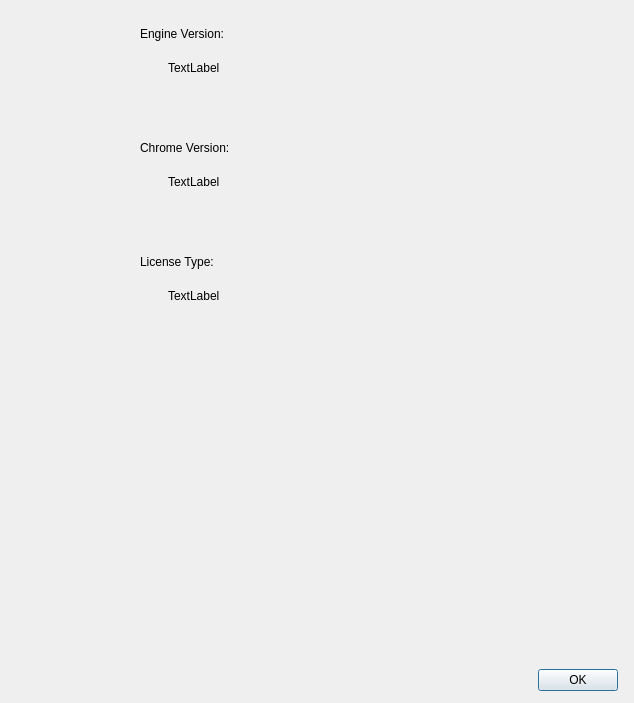
<?xml version="1.0" encoding="UTF-8"?>
<ui version="4.0">
 <class>AboutBrowserStudio</class>
 <widget class="QDialog" name="AboutBrowserStudio">
  <property name="geometry">
   <rect>
    <x>0</x>
    <y>0</y>
    <width>634</width>
    <height>703</height>
   </rect>
  </property>
  <property name="windowTitle">
   <string>About Engine</string>
  </property>
  <property name="sizeGripEnabled">
   <bool>false</bool>
  </property>
  <property name="modal">
   <bool>true</bool>
  </property>
  <layout class="QVBoxLayout" name="verticalLayout_2">
   <property name="spacing">
    <number>0</number>
   </property>
   <property name="leftMargin">
    <number>16</number>
   </property>
   <property name="topMargin">
    <number>9</number>
   </property>
   <property name="rightMargin">
    <number>16</number>
   </property>
   <property name="bottomMargin">
    <number>12</number>
   </property>
   <item>
    <layout class="QHBoxLayout" name="horizontalLayout">
     <item>
      <layout class="QVBoxLayout" name="LogoLayout">
       <property name="topMargin">
        <number>9</number>
       </property>
       <property name="rightMargin">
        <number>0</number>
       </property>
       <item>
        <widget class="QLabel" name="label">
         <property name="minimumSize">
          <size>
           <width>100</width>
           <height>100</height>
          </size>
         </property>
         <property name="maximumSize">
          <size>
           <width>100</width>
           <height>100</height>
          </size>
         </property>
         <property name="text">
          <string/>
         </property>
        </widget>
       </item>
      </layout>
     </item>
     <item>
      <widget class="QWidget" name="widget" native="true">
       <layout class="QVBoxLayout" name="verticalLayout">
        <property name="spacing">
         <number>2</number>
        </property>
        <property name="leftMargin">
         <number>12</number>
        </property>
        <property name="topMargin">
         <number>0</number>
        </property>
        <property name="rightMargin">
         <number>0</number>
        </property>
        <property name="bottomMargin">
         <number>0</number>
        </property>
        <item>
         <layout class="QHBoxLayout" name="horizontalLayout_2">
          <item>
           <widget class="QLabel" name="label_3">
            <property name="text">
             <string/>
            </property>
            <property name="pixmap">
             <pixmap resource="engine.qrc">:/engine/images/question.png</pixmap>
            </property>
           </widget>
          </item>
          <item>
           <spacer name="horizontalSpacer_9">
            <property name="orientation">
             <enum>Qt::Horizontal</enum>
            </property>
            <property name="sizeType">
             <enum>QSizePolicy::Fixed</enum>
            </property>
            <property name="sizeHint" stdset="0">
             <size>
              <width>3</width>
              <height>0</height>
             </size>
            </property>
           </spacer>
          </item>
          <item>
           <widget class="QLabel" name="label_4">
            <property name="text">
             <string>Engine Version:</string>
            </property>
           </widget>
          </item>
          <item>
           <spacer name="horizontalSpacer">
            <property name="orientation">
             <enum>Qt::Horizontal</enum>
            </property>
            <property name="sizeHint" stdset="0">
             <size>
              <width>40</width>
              <height>20</height>
             </size>
            </property>
           </spacer>
          </item>
         </layout>
        </item>
        <item>
         <layout class="QHBoxLayout" name="horizontalLayout_7">
          <item>
           <spacer name="horizontalSpacer_4">
            <property name="orientation">
             <enum>Qt::Horizontal</enum>
            </property>
            <property name="sizeType">
             <enum>QSizePolicy::Fixed</enum>
            </property>
            <property name="sizeHint" stdset="0">
             <size>
              <width>40</width>
              <height>0</height>
             </size>
            </property>
           </spacer>
          </item>
          <item>
           <widget class="QLabel" name="LabelVersion">
            <property name="text">
             <string>TextLabel</string>
            </property>
            <property name="alignment">
             <set>Qt::AlignLeading|Qt::AlignLeft|Qt::AlignTop</set>
            </property>
           </widget>
          </item>
         </layout>
        </item>
        <item>
         <spacer name="verticalSpacer">
          <property name="orientation">
           <enum>Qt::Vertical</enum>
          </property>
          <property name="sizeType">
           <enum>QSizePolicy::Fixed</enum>
          </property>
          <property name="sizeHint" stdset="0">
           <size>
            <width>0</width>
            <height>10</height>
           </size>
          </property>
         </spacer>
        </item>
        <item>
         <layout class="QHBoxLayout" name="horizontalLayout_3">
          <item>
           <widget class="QLabel" name="label_5">
            <property name="text">
             <string/>
            </property>
            <property name="pixmap">
             <pixmap resource="engine.qrc">:/engine/images/question.png</pixmap>
            </property>
           </widget>
          </item>
          <item>
           <spacer name="horizontalSpacer_8">
            <property name="orientation">
             <enum>Qt::Horizontal</enum>
            </property>
            <property name="sizeType">
             <enum>QSizePolicy::Fixed</enum>
            </property>
            <property name="sizeHint" stdset="0">
             <size>
              <width>3</width>
              <height>0</height>
             </size>
            </property>
           </spacer>
          </item>
          <item>
           <widget class="QLabel" name="label_6">
            <property name="text">
             <string>Chrome Version:</string>
            </property>
           </widget>
          </item>
          <item>
           <spacer name="horizontalSpacer_2">
            <property name="orientation">
             <enum>Qt::Horizontal</enum>
            </property>
            <property name="sizeHint" stdset="0">
             <size>
              <width>40</width>
              <height>20</height>
             </size>
            </property>
           </spacer>
          </item>
         </layout>
        </item>
        <item>
         <layout class="QHBoxLayout" name="horizontalLayout_5">
          <item>
           <spacer name="horizontalSpacer_5">
            <property name="orientation">
             <enum>Qt::Horizontal</enum>
            </property>
            <property name="sizeType">
             <enum>QSizePolicy::Fixed</enum>
            </property>
            <property name="sizeHint" stdset="0">
             <size>
              <width>40</width>
              <height>0</height>
             </size>
            </property>
           </spacer>
          </item>
          <item>
           <widget class="QLabel" name="LabelWebkit">
            <property name="text">
             <string>TextLabel</string>
            </property>
            <property name="alignment">
             <set>Qt::AlignLeading|Qt::AlignLeft|Qt::AlignTop</set>
            </property>
            <property name="wordWrap">
             <bool>true</bool>
            </property>
           </widget>
          </item>
         </layout>
        </item>
        <item>
         <spacer name="verticalSpacer_2">
          <property name="orientation">
           <enum>Qt::Vertical</enum>
          </property>
          <property name="sizeType">
           <enum>QSizePolicy::Fixed</enum>
          </property>
          <property name="sizeHint" stdset="0">
           <size>
            <width>0</width>
            <height>10</height>
           </size>
          </property>
         </spacer>
        </item>
        <item>
         <layout class="QHBoxLayout" name="horizontalLayout_4">
          <item>
           <widget class="QLabel" name="label_7">
            <property name="text">
             <string/>
            </property>
            <property name="pixmap">
             <pixmap resource="engine.qrc">:/engine/images/question.png</pixmap>
            </property>
           </widget>
          </item>
          <item>
           <spacer name="horizontalSpacer_7">
            <property name="orientation">
             <enum>Qt::Horizontal</enum>
            </property>
            <property name="sizeType">
             <enum>QSizePolicy::Fixed</enum>
            </property>
            <property name="sizeHint" stdset="0">
             <size>
              <width>3</width>
              <height>0</height>
             </size>
            </property>
           </spacer>
          </item>
          <item>
           <widget class="QLabel" name="label_8">
            <property name="text">
             <string>License Type:</string>
            </property>
           </widget>
          </item>
          <item>
           <spacer name="horizontalSpacer_3">
            <property name="orientation">
             <enum>Qt::Horizontal</enum>
            </property>
            <property name="sizeHint" stdset="0">
             <size>
              <width>40</width>
              <height>20</height>
             </size>
            </property>
           </spacer>
          </item>
         </layout>
        </item>
        <item>
         <layout class="QHBoxLayout" name="horizontalLayout_6">
          <item>
           <spacer name="horizontalSpacer_6">
            <property name="orientation">
             <enum>Qt::Horizontal</enum>
            </property>
            <property name="sizeType">
             <enum>QSizePolicy::Fixed</enum>
            </property>
            <property name="sizeHint" stdset="0">
             <size>
              <width>40</width>
              <height>0</height>
             </size>
            </property>
           </spacer>
          </item>
          <item>
           <widget class="QLabel" name="LabelLicenseType">
            <property name="text">
             <string>TextLabel</string>
            </property>
            <property name="alignment">
             <set>Qt::AlignLeading|Qt::AlignLeft|Qt::AlignTop</set>
            </property>
           </widget>
          </item>
         </layout>
        </item>
       </layout>
      </widget>
     </item>
    </layout>
   </item>
   <item>
    <layout class="QVBoxLayout" name="verticalLayout_3">
     <property name="spacing">
      <number>0</number>
     </property>
     <property name="topMargin">
      <number>15</number>
     </property>
     <property name="bottomMargin">
      <number>15</number>
     </property>
     <item>
      <widget class="QLabel" name="LabelDescription">
       <property name="sizePolicy">
        <sizepolicy hsizetype="Preferred" vsizetype="Preferred">
         <horstretch>0</horstretch>
         <verstretch>0</verstretch>
        </sizepolicy>
       </property>
       <property name="text">
        <string/>
       </property>
       <property name="alignment">
        <set>Qt::AlignJustify|Qt::AlignVCenter</set>
       </property>
       <property name="wordWrap">
        <bool>true</bool>
       </property>
       <property name="openExternalLinks">
        <bool>true</bool>
       </property>
      </widget>
     </item>
    </layout>
   </item>
   <item>
    <widget class="QDialogButtonBox" name="buttonBox">
     <property name="orientation">
      <enum>Qt::Horizontal</enum>
     </property>
     <property name="standardButtons">
      <set>QDialogButtonBox::Ok</set>
     </property>
    </widget>
   </item>
  </layout>
 </widget>
 <resources>
  <include location="engine.qrc"/>
 </resources>
 <connections>
  <connection>
   <sender>buttonBox</sender>
   <signal>accepted()</signal>
   <receiver>AboutBrowserStudio</receiver>
   <slot>accept()</slot>
   <hints>
    <hint type="sourcelabel">
     <x>248</x>
     <y>254</y>
    </hint>
    <hint type="destinationlabel">
     <x>157</x>
     <y>274</y>
    </hint>
   </hints>
  </connection>
  <connection>
   <sender>buttonBox</sender>
   <signal>rejected()</signal>
   <receiver>AboutBrowserStudio</receiver>
   <slot>reject()</slot>
   <hints>
    <hint type="sourcelabel">
     <x>316</x>
     <y>260</y>
    </hint>
    <hint type="destinationlabel">
     <x>286</x>
     <y>274</y>
    </hint>
   </hints>
  </connection>
 </connections>
</ui>
